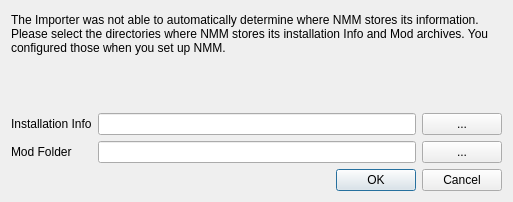
<?xml version="1.0" encoding="UTF-8"?>
<ui version="4.0">
 <class>NMMPathsDialog</class>
 <widget class="QDialog" name="NMMPathsDialog">
  <property name="geometry">
   <rect>
    <x>0</x>
    <y>0</y>
    <width>513</width>
    <height>202</height>
   </rect>
  </property>
  <property name="windowTitle">
   <string>Paths</string>
  </property>
  <layout class="QVBoxLayout" name="verticalLayout">
   <item>
    <widget class="QLabel" name="label_3">
     <property name="text">
      <string>The Importer was not able to automatically determine where NMM stores its information. Please select the directories where NMM stores its installation Info and Mod archives. You configured those when you set up NMM.</string>
     </property>
     <property name="wordWrap">
      <bool>true</bool>
     </property>
    </widget>
   </item>
   <item>
    <widget class="QLabel" name="messageLabel">
     <property name="palette">
      <palette>
       <active>
        <colorrole role="WindowText">
         <brush brushstyle="SolidPattern">
          <color alpha="255">
           <red>255</red>
           <green>0</green>
           <blue>0</blue>
          </color>
         </brush>
        </colorrole>
        <colorrole role="Text">
         <brush brushstyle="SolidPattern">
          <color alpha="255">
           <red>255</red>
           <green>0</green>
           <blue>0</blue>
          </color>
         </brush>
        </colorrole>
       </active>
       <inactive>
        <colorrole role="WindowText">
         <brush brushstyle="SolidPattern">
          <color alpha="255">
           <red>255</red>
           <green>0</green>
           <blue>0</blue>
          </color>
         </brush>
        </colorrole>
        <colorrole role="Text">
         <brush brushstyle="SolidPattern">
          <color alpha="255">
           <red>255</red>
           <green>0</green>
           <blue>0</blue>
          </color>
         </brush>
        </colorrole>
       </inactive>
       <disabled>
        <colorrole role="WindowText">
         <brush brushstyle="SolidPattern">
          <color alpha="255">
           <red>120</red>
           <green>120</green>
           <blue>120</blue>
          </color>
         </brush>
        </colorrole>
        <colorrole role="Text">
         <brush brushstyle="SolidPattern">
          <color alpha="255">
           <red>120</red>
           <green>120</green>
           <blue>120</blue>
          </color>
         </brush>
        </colorrole>
       </disabled>
      </palette>
     </property>
     <property name="text">
      <string/>
     </property>
    </widget>
   </item>
   <item>
    <layout class="QGridLayout" name="gridLayout" columnstretch="0,1,0">
     <property name="sizeConstraint">
      <enum>QLayout::SetDefaultConstraint</enum>
     </property>
     <item row="0" column="0">
      <widget class="QLabel" name="label_2">
       <property name="text">
        <string notr="true">Installation Info</string>
       </property>
      </widget>
     </item>
     <item row="1" column="0">
      <widget class="QLabel" name="label">
       <property name="text">
        <string notr="true">Mod Folder</string>
       </property>
      </widget>
     </item>
     <item row="0" column="1">
      <widget class="QLineEdit" name="installInfoEdit"/>
     </item>
     <item row="0" column="2">
      <widget class="QPushButton" name="browseInfoBtn">
       <property name="text">
        <string notr="true">...</string>
       </property>
      </widget>
     </item>
     <item row="1" column="2">
      <widget class="QPushButton" name="browseModBtn">
       <property name="text">
        <string notr="true">...</string>
       </property>
      </widget>
     </item>
     <item row="1" column="1">
      <widget class="QLineEdit" name="modFolderEdit"/>
     </item>
    </layout>
   </item>
   <item>
    <widget class="QDialogButtonBox" name="buttonBox">
     <property name="orientation">
      <enum>Qt::Horizontal</enum>
     </property>
     <property name="standardButtons">
      <set>QDialogButtonBox::Cancel|QDialogButtonBox::Ok</set>
     </property>
    </widget>
   </item>
  </layout>
 </widget>
 <resources/>
 <connections>
  <connection>
   <sender>buttonBox</sender>
   <signal>accepted()</signal>
   <receiver>NMMPathsDialog</receiver>
   <slot>accept()</slot>
   <hints>
    <hint type="sourcelabel">
     <x>248</x>
     <y>254</y>
    </hint>
    <hint type="destinationlabel">
     <x>157</x>
     <y>274</y>
    </hint>
   </hints>
  </connection>
  <connection>
   <sender>buttonBox</sender>
   <signal>rejected()</signal>
   <receiver>NMMPathsDialog</receiver>
   <slot>reject()</slot>
   <hints>
    <hint type="sourcelabel">
     <x>316</x>
     <y>260</y>
    </hint>
    <hint type="destinationlabel">
     <x>286</x>
     <y>274</y>
    </hint>
   </hints>
  </connection>
 </connections>
</ui>
